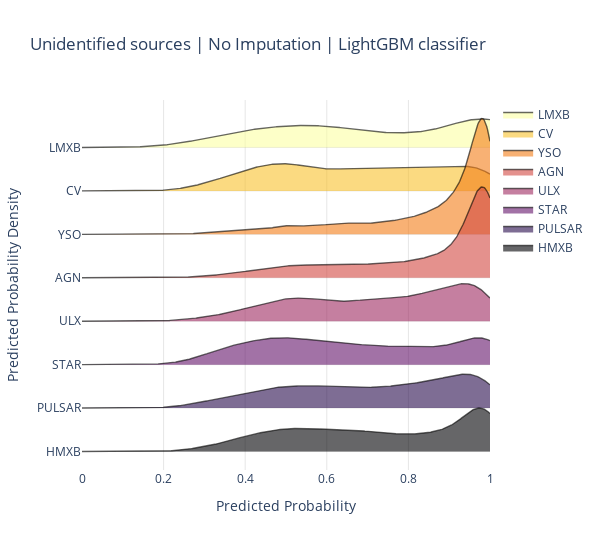

Notebook code for this chart:
### Code cell
from numpy.random import normal
from ridgeplot import ridgeplot
cl = classes[::-1]
#cl.remove('LMXB')
sample = [u_df[u_df['class']==c]['prob'] for c in cl]
fig = ridgeplot(
    samples=sample,
    kde_points=np.linspace(0, 1, 500),
    colorscale="inferno",
    colormode="index",
    coloralpha=0.6,
    labels=cl,
    spacing = 3 / 8,
    xpad=0
)
fig.update_layout(
    title="Unidentified sources | No Imputation | LightGBM classifier",
    height=550,
    width=600,
    plot_bgcolor="rgba(255, 255, 255, 0.0)",
    xaxis_gridcolor="rgba(0, 0, 0, 0.1)",
    yaxis_gridcolor="rgba(0, 0, 0, 0.1)",
    xaxis_title="Predicted Probability",
    yaxis_title="Predicted Probability Density",
)

#fig.save('temp.png')
#fig.write_image('temp_res_comp/unid_prob_dist/lightGBM_none.jpg')
fig.show()

### Figure 1 — Plotly figure (JSON) as saved in the notebook; plotly's stock layout.template omitted (floating-point values rounded to 4 significant figures; data arrays with more than 128 entries replaced by an {"elided": "..."} marker saying what was removed)
{"data": [{"line": {"color": "rgba(0,0,0,0)", "width": 0}, "showlegend": false, "type": "scatter", "x": {"elided": "500 float values"}, "y": {"elided": "500 int values"}}, {"fill": "tonexty", "fillcolor": "rgba(252, 255, 164, 0.6)", "line": {"color": "rgba(0,0,0,0.6)", "width": 1.4}, "mode": "lines", "name": "LMXB", "type": "scatter", "x": {"elided": "500 float values"}, "y": {"elided": "500 float values"}}, {"line": {"color": "rgba(0,0,0,0)", "width": 0}, "showlegend": false, "type": "scatter", "x": {"elided": "500 float values"}, "y": {"elided": "500 float values"}}, {"fill": "tonexty", "fillcolor": "rgba(248.14285714285714, 193.57142857142858, 45.28571428571429, 0.6)", "line": {"color": "rgba(0,0,0,0.6)", "width": 1.4}, "mode": "lines", "name": "CV", "type": "scatter", "x": {"elided": "500 float values"}, "y": {"elided": "500 float values"}}, {"line": {"color": "rgba(0,0,0,0)", "width": 0}, "showlegend": false, "type": "scatter", "x": {"elided": "500 float values"}, "y": {"elided": "500 float values"}}, {"fill": "tonexty", "fillcolor": "rgba(243.0, 126.42857142857146, 23.714285714285694, 0.6)", "line": {"color": "rgba(0,0,0,0.6)", "width": 1.4}, "mode": "lines", "name": "YSO", "type": "scatter", "x": {"elided": "500 float values"}, "y": {"elided": "500 float values"}}, {"line": {"color": "rgba(0,0,0,0)", "width": 0}, "showlegend": false, "type": "scatter", "x": {"elided": "500 float values"}, "y": {"elided": "500 float values"}}, {"fill": "tonexty", "fillcolor": "rgba(211.28571428571428, 73.28571428571426, 65.2857142857143, 0.6)", "line": {"color": "rgba(0,0,0,0.6)", "width": 1.4}, "mode": "lines", "name": "AGN", "type": "scatter", "x": {"elided": "500 float values"}, "y": {"elided": "500 float values"}}, {"line": {"color": "rgba(0,0,0,0)", "width": 0}, "showlegend": false, "type": "scatter", "x": {"elided": "500 float values"}, "y": {"elided": "500 float values"}}, {"fill": "tonexty", "fillcolor": "rgba(158.57142857142856, 41.714285714285715, 97.85714285714286, 0.6)", "line": {"color": "rgba(0,0,0,0.6)", "width": 1.4}, "mode": "lines", "name": "ULX", "type": "scatter", "x": {"elided": "500 float values"}, "y": {"elided": "500 float values"}}, {"line": {"color": "rgba(0,0,0,0)", "width": 0}, "showlegend": false, "type": "scatter", "x": {"elided": "500 float values"}, "y": {"elided": "500 float values"}}, {"fill": "tonexty", "fillcolor": "rgba(100.28571428571428, 21.142857142857142, 108.14285714285714, 0.6)", "line": {"color": "rgba(0,0,0,0.6)", "width": 1.4}, "mode": "lines", "name": "STAR", "type": "scatter", "x": {"elided": "500 float values"}, "y": {"elided": "500 float values"}}, {"line": {"color": "rgba(0,0,0,0)", "width": 0}, "showlegend": false, "type": "scatter", "x": {"elided": "500 float values"}, "y": {"elided": "500 float values"}}, {"fill": "tonexty", "fillcolor": "rgba(40.42857142857143, 12.0, 77.0, 0.6)", "line": {"color": "rgba(0,0,0,0.6)", "width": 1.4}, "mode": "lines", "name": "PULSAR", "type": "scatter", "x": {"elided": "500 float values"}, "y": {"elided": "500 float values"}}, {"line": {"color": "rgba(0,0,0,0)", "width": 0}, "showlegend": false, "type": "scatter", "x": {"elided": "500 float values"}, "y": {"elided": "500 float values"}}, {"fill": "tonexty", "fillcolor": "rgba(0, 0, 4, 0.6)", "line": {"color": "rgba(0,0,0,0.6)", "width": 1.4}, "mode": "lines", "name": "HMXB", "type": "scatter", "x": {"elided": "500 float values"}, "y": {"elided": "500 float values"}}], "layout": {"height": 550, "hovermode": false, "legend": {"traceorder": "normal"}, "plot_bgcolor": "rgba(255, 255, 255, 0.0)", "title": {"text": "Unidentified sources | No Imputation | LightGBM classifier"}, "width": 600, "xaxis": {"gridcolor": "rgba(0, 0, 0, 0.1)", "range": [0, 1], "showgrid": true, "showticklabels": true, "title": {"text": "Predicted Probability"}, "zeroline": false}, "yaxis": {"gridcolor": "rgba(0, 0, 0, 0.1)", "showgrid": true, "showticklabels": true, "ticktext": ["LMXB", "CV", "YSO", "AGN", "ULX", "STAR", "PULSAR", "HMXB"], "tickvals": [0, -2.619, -5.238, -7.858, -10.48, -13.1, -15.72, -18.33], "title": {"text": "Predicted Probability Density"}, "zeroline": false}}}
